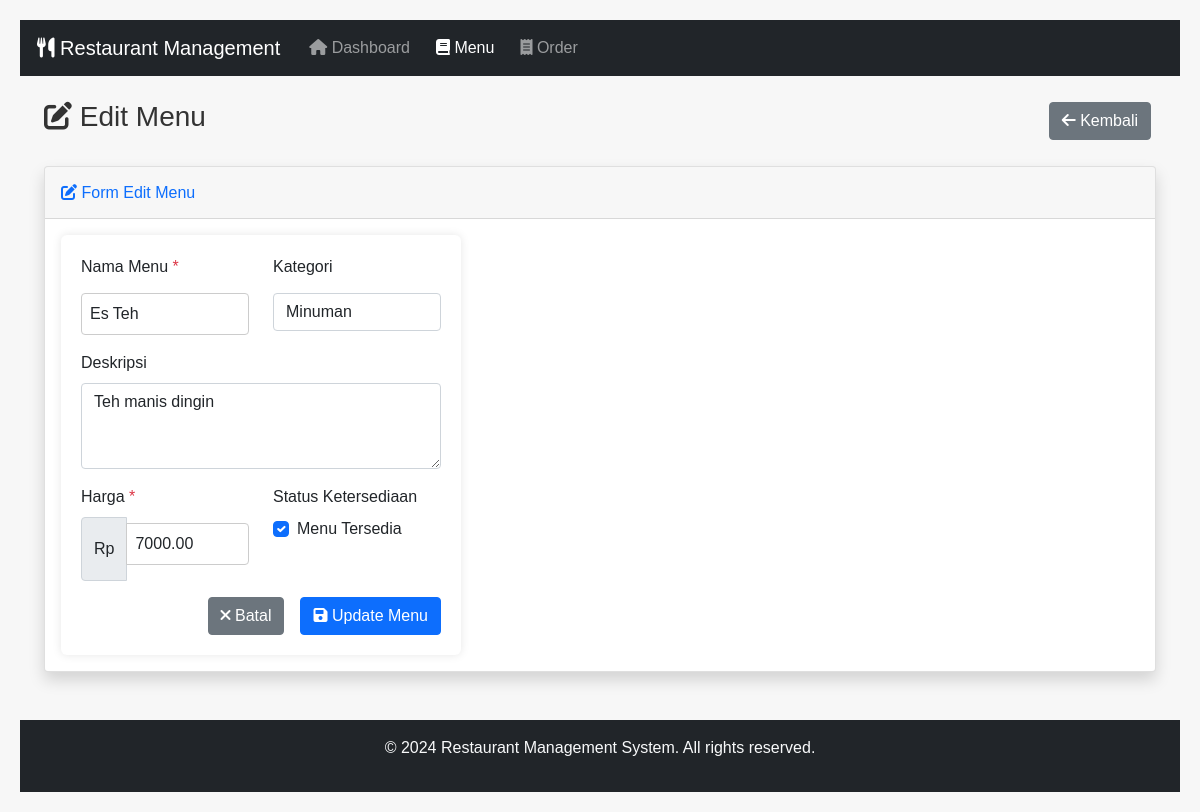
Page /index.php?page=menu&action=edit&id=3 on the committed database.
### tables this page shows
CREATE TABLE IF NOT EXISTS menu (
    id INT AUTO_INCREMENT PRIMARY KEY,
    name VARCHAR(100) NOT NULL,
    description TEXT,
    price DECIMAL(10, 2) NOT NULL,
    category VARCHAR(50),
    is_available BOOLEAN DEFAULT TRUE,
    created_at TIMESTAMP DEFAULT CURRENT_TIMESTAMP
);

### viewmodels/MenuViewModel.php (called while the page is built, shortened)
<?php
class MenuViewModel {
    private $model;
    public function __construct($db) {
        $this->model = new MenuModel($db);
    }
    public function getMenuById($id) {
        $this->model->id = $id;
        if($this->model->getOne()) {
            return $this->model;
        }
        return null;
    }
}

### models/MenuModel.php (called while the page is built, shortened)
<?php
class MenuModel {
    private $conn;
    private $table_name = "menu";
    public $id;
    public function __construct($db) {
        $this->conn = $db;
    }
    public function getOne() {
        $query = "SELECT * FROM " . $this->table_name . " WHERE id = :id LIMIT 1";
        $stmt = $this->conn->prepare($query);
        $stmt->bindParam(":id", $this->id);
        $stmt->execute();
        $row = $stmt->fetch();
        if($row) {
            $this->name = $row['name'];
            $this->description = $row['description'];
            $this->price = $row['price'];
            $this->category = $row['category'];
            $this->is_available = $row['is_available'];
            return true;
        }
        return false;
    }
}

### views/menu/edit.php (the view, shortened to what this page needs)
<?php
$menuViewModel = new MenuViewModel($db);
$menuId = isset($_GET['id']) ? $_GET['id'] : null;
$menu = $menuViewModel->getMenuById($menuId);
?>
<div class="container-fluid">
    <div class="row">
        <div class="col-12">
            <div class="d-flex justify-content-between align-items-center mb-4">
                <h1 class="h3">
                    <i class="fas fa-edit"></i> Edit Menu
                </h1>
                <a href="index.php?page=menu" class="btn btn-secondary">
                    <i class="fas fa-arrow-left"></i> Kembali
                </a>
            </div>
        </div>
    </div>
    <div class="card shadow">
        <div class="card-header py-3">
            <h6 class="m-0 font-weight-bold text-primary">
                <i class="fas fa-edit"></i> Form Edit Menu
            </h6>
        </div>
        <div class="card-body">
            <form method="POST" action="">
                <div class="row">
                    <div class="col-md-6">
                        <div class="mb-3">
                            <label for="name" class="form-label">Nama Menu <span class="text-danger">*</span></label>
                            <input type="text" class="form-control" id="name" name="name"
                                   value="<?php echo htmlspecialchars($menu->name); ?>" required>
                        </div>
                    </div>
                    <div class="col-md-6">
                        <div class="mb-3">
                            <label for="category" class="form-label">Kategori</label>
                            <select class="form-control" id="category" name="category">
                                <option value="Minuman" <?php echo ($menu->category == 'Minuman') ? 'selected' : ''; ?>>Minuman</option>
                            </select>
                        </div>
                    </div>
                </div>
                <div class="mb-3">
                    <label for="description" class="form-label">Deskripsi</label>
                    <textarea class="form-control" id="description" name="description" rows="3"><?php echo htmlspecialchars($menu->description); ?></textarea>
                </div>
                <div class="row">
                    <div class="col-md-6">
                        <div class="mb-3">
                            <label for="price" class="form-label">Harga <span class="text-danger">*</span></label>
                            <div class="input-group">
                                <span class="input-group-text">Rp</span>
                                <input type="number" class="form-control" id="price" name="price"
                                       value="<?php echo $menu->price; ?>" min="0" step="1000" required>
                            </div>
                        </div>
                    </div>
                    <div class="col-md-6">
                        <div class="mb-3">
                            <label class="form-label">Status Ketersediaan</label>
                            <div class="form-check">
                                <input class="form-check-input" type="checkbox" id="is_available" name="is_available"
                                       <?php echo $menu->is_available ? 'checked' : ''; ?>>
                                <label class="form-check-label" for="is_available">
                                    Menu Tersedia
                                </label>
                            </div>
                        </div>
                    </div>
                </div>
                <div class="d-grid gap-2 d-md-flex justify-content-md-end">
                    <a href="index.php?page=menu" class="btn btn-secondary me-md-2">
                        <i class="fas fa-times"></i> Batal
                    </a>
                    <button type="submit" class="btn btn-primary">
                        <i class="fas fa-save"></i> Update Menu
                    </button>
                </div>
            </form>
        </div>
    </div>
</div>

### assets/css/style.css (style rules this page uses)
body { font-family: Arial, sans-serif; margin: 20px; background-color: #f7f7f7; }
h1 { color: #333; }
a { color: #007BFF; text-decoration: none; margin: 0 5px; }
form { background-color: white; padding: 20px; width: 400px; box-shadow: 0 0 10px rgba(0,0,0,0.1); border-radius: 6px; }
input[type="text"], input[type="number"], input[type="date"], select { width: 100%; padding: 8px; margin: 6px 0 16px 0; border: 1px solid #ccc; border-radius: 4px; }
button { background-color: #4CAF50; color: white; padding: 10px 16px; border: none; border-radius: 4px; cursor: pointer; }

### rows in the picture
menu: name "Es Teh", category "Minuman", description "Teh manis dingin", price "7000.00", is_available "☑"
